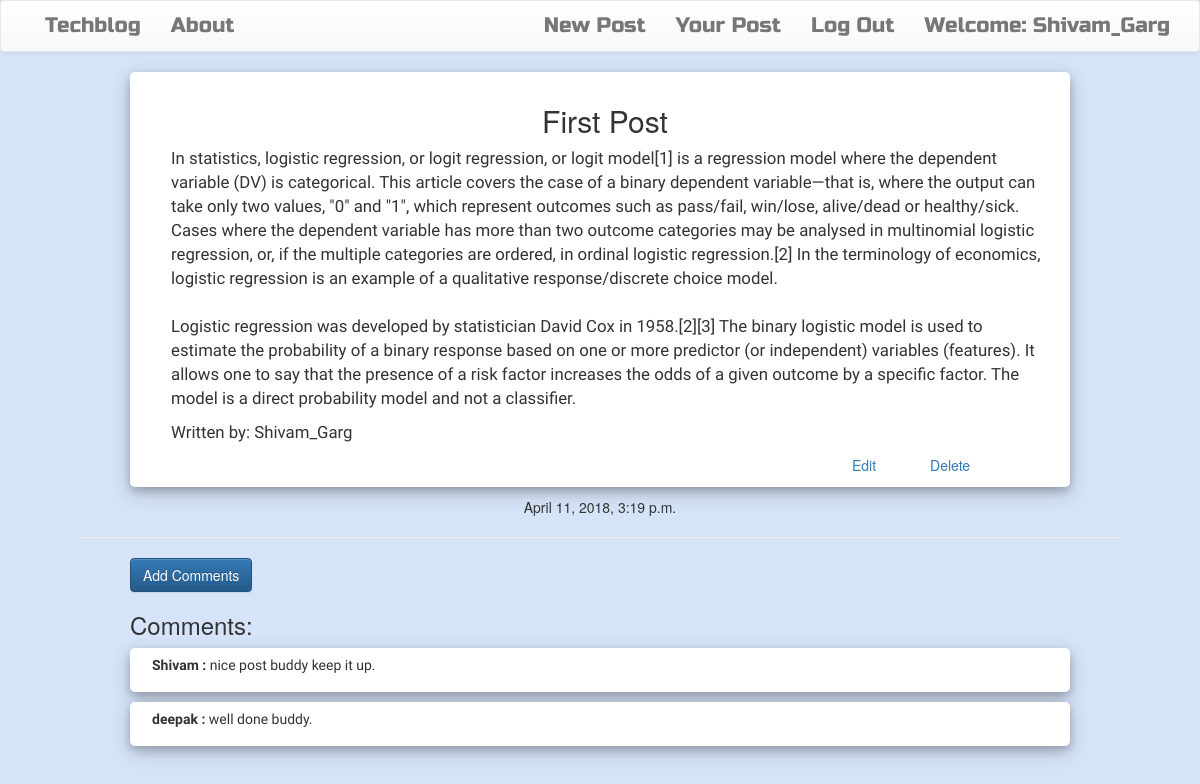
The app's page /post/7/ (signed in) with its own data.
### blog/models.py (models this page shows, shortened)
class Post(models.Model):
    author = models.ForeignKey('auth.User', on_delete=models.CASCADE)
    title = models.CharField(max_length=200)
    text = models.TextField()
    created_date = models.DateTimeField(default=timezone.now)
    published_date = models.DateTimeField(blank=True, null=True)

class Comment(models.Model):
    post = models.ForeignKey('blog.Post', related_name='comments',on_delete=models.CASCADE)
    author = models.CharField(max_length=200)
    text = models.TextField()
    created_date = models.DateTimeField(default=timezone.now)

### blog/views.py (the view)
# urls.py: path('post/<int:pk>/',views.PostDetailView.as_view(),name='post_detail'),
class PostDetailView(DetailView):
    model= Post

### blog/templates/blog/post_detail.html
{% extends "blog/base.html" %}
{% block content %}
<div class="centerstage">
  <div class="extra">
    <h2 class="text-center">{{post.title}}</h2>
    <p class="postcontent">{{post.text|safe|linebreaksbr}}</p>
    <p class="postcontent">Written by: {{post.author}}</p>
    {% if user.is_authenticated  %}
      {% ifequal user post.author %}
      <a class="centerstage2" href="{% url 'post_edit' pk=post.pk %}">Edit</a>
      <a class="" href="{% url 'post_remove' pk=post.pk %}">Delete</span></a>
      {% endifequal %}
    {% endif %}
  </div>
  <div class="">
    {% if post.published_date %}
      <div class="date postdate">
        {{post.published_date}}
      </div>
    {% else %}
      <a class="centerstage btn btn-primary" href="{% url 'post_publish' pk=post.pk %}">Publish</a>
    {% endif %}
  </div>
  <div class="">
    <hr>
    <a class='centerstage btn btn-primary btn comment' href="{%url 'add_comment_to_post' pk=post.pk %}">Add Comments</a>
  </div>
  <h3 class='centerstage'>Comments:</h3>
  {%if not post.comments.count %}
  <div class="extra2">
    <p>No Comments</p>
  </div>
  {% else %}
  {% for comment in post.comments.all %}
    <div class=" extra2 ">
      <p class="comments"><strong>{{comment.author}} :</strong> {{comment.text}}</p>
    </div>
  {%  endfor %}
  {% endif %}
</div>
{% endblock %}

### blog/templates/blog/base.html (shortened to what this page needs)
<!DOCTYPE html>
{% load staticfiles %}
{% load widget_tweaks %}
<html lang="en" dir="ltr">
  <head>
    <link rel="stylesheet" href="https://maxcdn.bootstrapcdn.com/bootstrap/3.3.7/css/bootstrap.min.css">
    <link rel="stylesheet" href="https://maxcdn.bootstrapcdn.com/bootstrap/3.3.7/css/bootstrap-theme.min.css">
    <link rel="stylesheet" href="//cdn.jsdelivr.net/npm/medium-editor@latest/dist/css/medium-editor.min.css" type="text/css" media="screen" charset="utf-8">
    <link rel="stylesheet" href="{% static 'css/blog.css' %}">
  </head>
  <body>
    <nav class="navbar navbar-default techfont custom-navbar">
      <div class="container">
        <ul class="nav navbar-nav">
          <li ><a class="first" href="{% url 'post_list' %}">Techblog</a></li>
          <li><a  href="{% url 'about' %}">About</a></li>
        </ul>
        <ul class='nav navbar-nav navbar-right'>
          {% if user.is_authenticated %}
          <li>
            <a class="" href="{% url 'post_new' %}">New Post</a>
          </li>
          <li>
            <a href="{% url 'post_draft_list' %}">Your Post</a>
          </li>
          <li>
            <a href="{% url 'logout' %}">Log Out</a>
          </li>
          <li>
            <a >Welcome: {{user.username}}</a>
          </li>
          {% endif %}
        </ul>
      </div>
    </nav>
      <div class="content container">
        <div class="">
          <div class="">
            <div class="blog_posts">
              {% block content %}
              {% endblock %}
            </div>
          </div>
        </div>
      </div>
  </body>
</html>

### blog/static/css/blog.css (style rules this page uses)
.first { font-size: 1em; }
body { background-color: #d6e4f9; }
.extra2 { background-color: white; width=500px; box-shadow: 0 4px 8px 0 rgba(0, 0, 0, 0.2), 0 6px 20px 0 rgba(0, 0, 0, 0.19); border: 2px solid white; border-radius: 5px; margin: 10px 50px 10px 50px; padding-top: 5px; padding-right: 10px; padding-bottom: 5px; padding-left: 20px; }
.extra { background-color: white; width=500px; box-shadow: 0 4px 8px 0 rgba(0, 0, 0, 0.2), 0 6px 20px 0 rgba(0, 0, 0, 0.19); border: 2px solid white; border-radius: 5px; margin: 10px 50px 10px 50px; padding-top: 10px; padding-right: 10px; padding-bottom: 10px; padding-left: 20px; }
.first { color:lightblue; }
.comments { font-family: 'Maven Pro', sans-serif; font-size: 1.0em; }
.techfont { font-family: 'Russo One',sans-serif; font-size: 1.5em; margin-bottom: 10px; }
.centerstage { margin-right: 50px; margin-left: 50px; }
.centerstage2 { margin-right: 50px; margin-left: 700px; }
.postdate { text-align: center; }
.postcontent { font-family: 'Maven Pro', sans-serif; font-size: 1.2em; margin-left: 19px; margin-right: 17px; }

### records on screen
Post: title "First Post", text "In statistics, logistic regression, or logit regression, or logit model[1] is a regression model where the dependent variable (DV) is categorical. This article covers the case of a binary dependent variable—that is, where the output can take only two values, \"0\" and \"1\", which represent outcomes such as pass/fail, win/lose, alive/dead or healthy/sick. Cases where the dependent variable has more than two outcome categories may be analysed in multinomial logistic regression, or, if the multiple categories are ordered, in ordinal logistic regression.[2] In the terminology of economics, logistic regression is an example of a qualitative response/discrete choice model. Logistic regression was…", author "Shivam_Garg", published_date "April 11, 2018, 3:19 p.m."
Comment: author "Shivam", text "nice post buddy keep it up."
Comment: author "deepak", text "well done buddy."

### other values on screen
{{ user.username }} "Shivam_Garg"
